Frame 1 (no input): blank canvas, image omitted
Frame 60 (the mouse pressed at the canvas centre just before this capture): blank canvas, image omitted
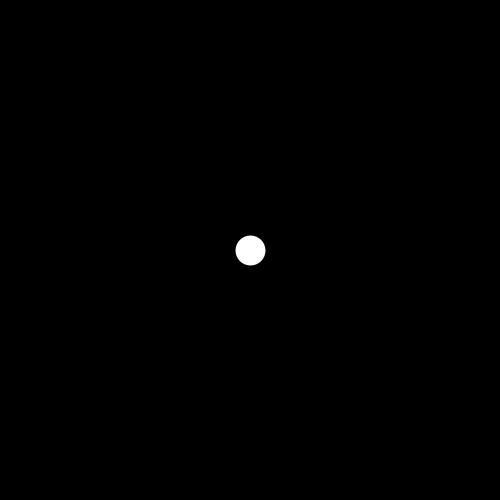
Frame 120 (the mouse held since frame 60 and released just before this capture)

The Processing sketch whose frames 1 and 60 were blank and that drew this single picture after the mouse press (run headless with seeded random() and noise(); from frame 60 on, the mouse is pressed at the canvas centre):

// Processing sketch: processing_170137
// ── processing_170137.pde

int currentFrame=0;
PImage[]frames=new PImage[12];
int lastTime=0;

void setup(){
  size(500,500);
  strokeWeight(30);
  stroke(255);
  smooth();
  background(0);
  for(int i=0;i<frames.length;i++){
    frames[i]=get();
  }
}
void draw(){
  int currentTime=millis();
  if (currentTime>lastTime+100){
    nextFrame();
    lastTime=currentTime;
  }
  if (mousePressed==true){
    line(pmouseX,pmouseY,mouseX,mouseY);
  }
}
void nextFrame(){
  frames[currentFrame]=get();
  currentFrame++;
  if (currentFrame>=frames.length){
    currentFrame=0;
  }
  image(frames[currentFrame],0,0);
}
